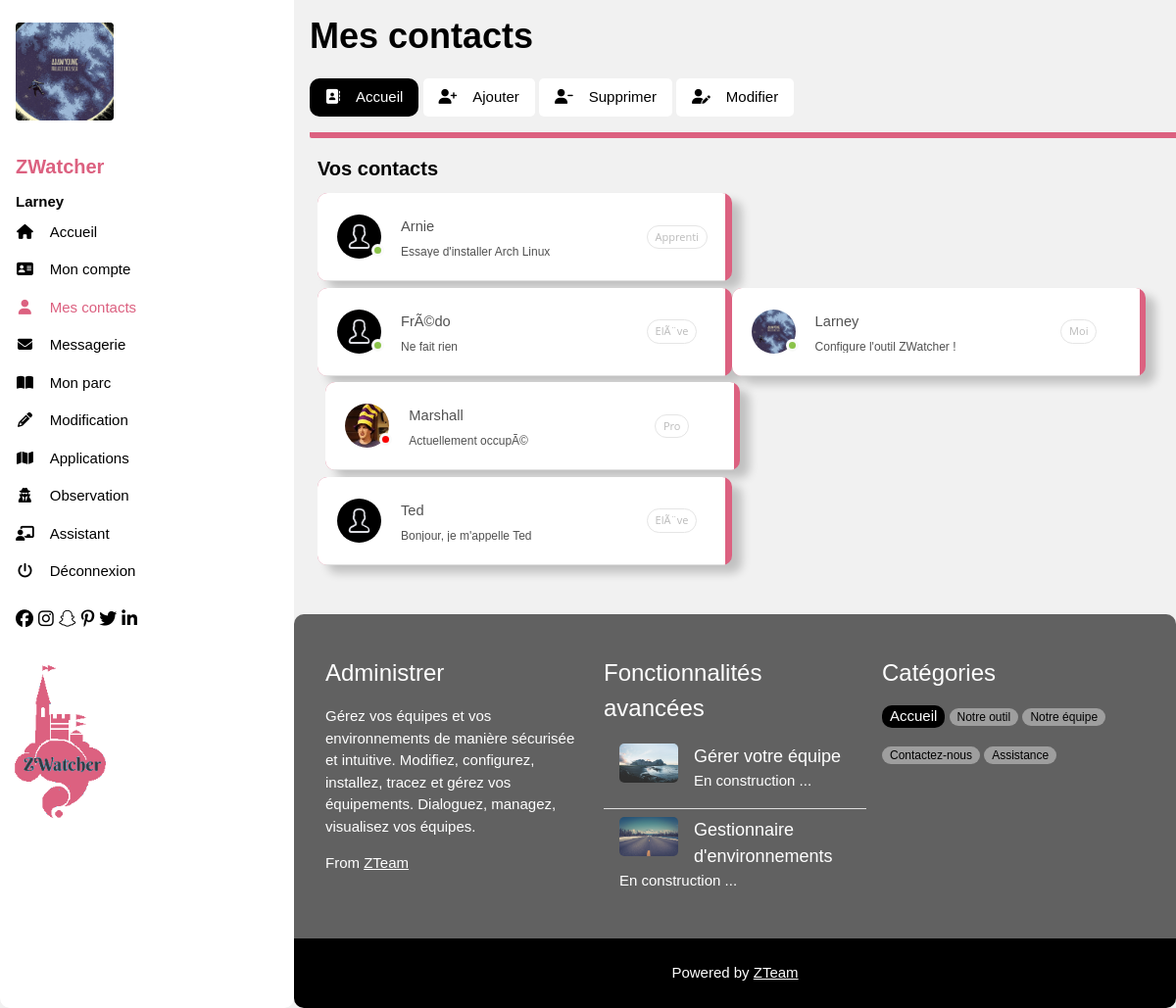
/view/profil.php?action=contacts (signed in), run on an earlier commit of the app's database.
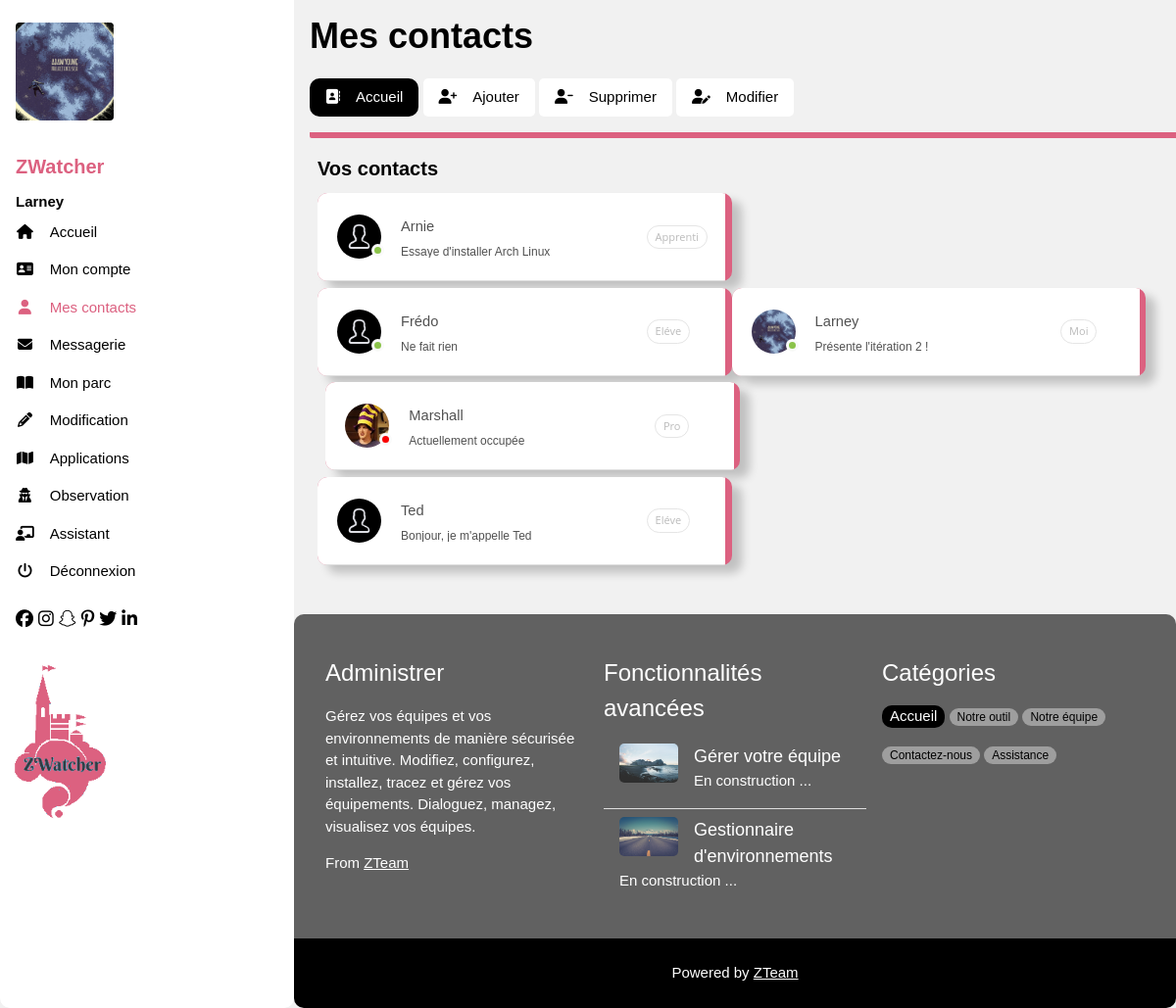
And on a later commit of the database.
### tables this page shows
CREATE TABLE `contact` (
  `id` int(11) NOT NULL,
  `user_1` int(11) NOT NULL,
  `user_2` int(11) NOT NULL,
  `type` varchar(20) DEFAULT NULL,
  `checkpoint` varchar(20) DEFAULT NULL
);

CREATE TABLE `user` (
  `id` int(11) NOT NULL,
  `username` varchar(40) NOT NULL,
  `password` varchar(128) NOT NULL,
  `mail` varchar(100) NOT NULL,
  `displayer` varchar(60) DEFAULT NULL,
  `status` varchar(20) NOT NULL,
  `image` varchar(200) DEFAULT 'none',
  `graphismes` enum('normal','dark','ocean') NOT NULL DEFAULT 'normal',
  `power` varchar(50) NOT NULL DEFAULT 'utilisateur'
);

### controller/display_contacts.php (called while the page is built)
<?php
     $req = get_contacts();
    include('../view/profil_views/contacts.php');
?>

### model/select.php (called while the page is built, shortened)
<?php
    function get_image_user($id){
        $link = NULL;
        try {
            if (!($link = connect_start()))
                throw new Exception("Could not connect to database");
                if (!($result = $link->query("SELECT U.image FROM user U WHERE U.id = $id"))) {
                    throw new Exception("No access to the table");
                }
                return $result;
        } catch (Exception $th) {
            echo "Internal error: ".$th->getMessage();
        }
    }
    function get_contacts(){
        $link = NULL;
        $id = $_SESSION['id'];
        try {
            if (!($link = connect_start()))
                throw new Exception("Could not connect to database");
                if (!($result = $link->query("SELECT U.username AS ctct, U.id AS idf, U.displayer AS dis, C.type AS type, U.status FROM user U JOIN contact C ON C.user_1 = '$id' && C.user_2 = U.id ORDER BY U.username"))) {
                    throw new Exception("No access to the table");
                }
                return $result;
        } catch (Exception $th) {
            echo "Internal error: ".$th->getMessage();
        }
    }
?>

### view/profil_views/contacts.php (the view, shortened to what this page needs)
<!DOCTYPE html>
<html>
    <div id="haut">
    <h1><b>Mes contacts</b></h1>
    <?php
        if($_SESSION['graph'] == "normal"){
            echo"<link rel='stylesheet' href='../assets/css/contacts.css'>";
        }else if($_SESSION['graph'] == "dark"){
            echo"<link rel='stylesheet' href='../assets/css/contacts_dark.css'>";
        }else if($_SESSION['graph'] == "ocean"){
            echo"<link rel='stylesheet' href='../assets/css/contacts_ocean.css'>";
        }
    ?>
                    <div class="w3-section w3-bottombar w3-padding-16">
                    <a href="?action=contacts"><button class="w3-button w3-black"><i class="fas fa-address-book w3-margin-right"></i>Accueil</button></a>
                    <a href="?action=add_contact"><button class="w3-button w3-white"><i class="fas fa-user-plus w3-margin-right"></i>Ajouter</button></a>
                    <a href="?action=delete_contact"><button class="w3-button w3-white w3-hide-small"><i class="fas fa-user-minus w3-margin-right"></i>Supprimer</button></a>
                    <a href="?action=par_contacts"><button class="w3-button w3-white w3-hide-small"><i class="fas fa-user-edit w3-margin-right"></i>Modifier</button></a>
                    </div>
                    </div>
                    </div>
                </header>
                <div class="w3-container w3-padding-large" style="margin-bottom:32px">
                <div id="centre">
                <h4><b>Vos contacts</b></h4>
                <?php
                while($donnees = $req->fetch()){
                    echo "<section class='discussions'>
                    <div class='discussion message-active'>";
                    $tmp_id = $donnees[1];
                    $req_img = get_image_user($tmp_id);
                    $data_img = $req_img->fetch();
                    $img_url = $data_img[0];
                    if($img_url == "none"){
                        echo "<div class='photo' style='background-image: url(../images/graphismes/avatar.png);'>";
                    }else{
                        echo "<div class='photo' style='background-image: url(../images/uploads/$img_url);'>";
                    }
                    if($donnees[4] == "connecte"){
                        echo "<div class='online'></div></div>";
                    }else if($donnees[4] == "occupe"){
                        echo "<div class='offline'></div></div>";
                    }else{
                        echo "</div>";
                    }
                    echo "<div class='desc-contact'>
                        <p class='name'> $donnees[0] </p>
                        <p class='message'> $donnees[2] </p>
                    </div>
                    <div class='timer'>$donnees[3]</div></div></section>";
                }
                ?>
                </div>
                </div>
</html>

What changed in the data, as far as the page shows it:
changed contact "Ne fait rien": user_2.username "FrÃ©do" → "Frédo"; type "ElÃ¨ve" → "Eléve"
changed through a linked row, contact "Moi": user_1.displayer "Configure l'outil ZWatcher !" → "Présente l'itération 2 !"
changed through a linked row, contact "Pro": user_2.displayer "Actuellement occupÃ©" → "Actuellement occupée"
changed contact "Ted": type "ElÃ¨ve" → "Eléve"
